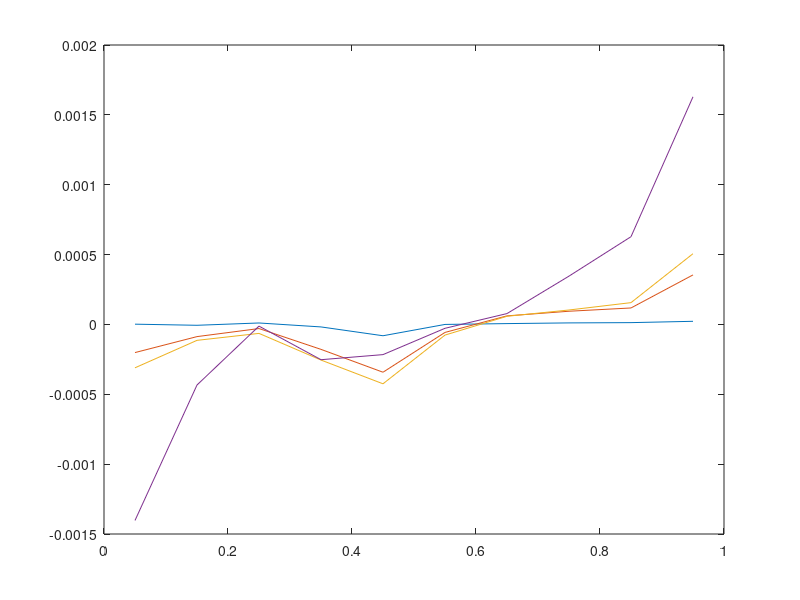

MATLAB code to generate this figure:
function TCParams=calibrateTC()
ticker='SDS';
if strcmp(ticker,'SPY')
    data=csvread('SPY.csv');
elseif strcmp(ticker,'SH')
    data=csvread('SH.csv');
elseif strcmp(ticker,'SSO')
    data=csvread('SSO.csv');
elseif strcmp(ticker,'SDS')
    data=csvread('SDS.csv');
elseif strcmp(ticker,'UPRO')
    data=csvread('UPRO.csv');
elseif strcmp(ticker,'SPXU')
    data=csvread('SPXU.csv');
end

data=data(data(:,1)>=0,:);
data=data(data(:,1)<=23400000,:);

timeStamp=data(:,1);
n=numel(timeStamp);
bid=data(:,2);
ask=data(:,3);
bidSize=data(:,4);
askSize=data(:,5);
imb=bidSize./(bidSize+askSize);
midPrice=(bid+ask)/2;

cleanData=zeros(n,7);
cleanData(:,1)=timeStamp;
cleanData(:,2)=imb;
cleanData(:,3)=midPrice;

for i=1:4
    i
    timeStampLag=timeStamp+10^(i-1);
    index=zeros(n,1);
    for j=1:n
        index(j)=find(data(:,1)<=timeStampLag(j),1,'last');
    end
    cleanData(:,3+i)=midPrice(index);
end

numBucket=10;
imbBucket=0:1/numBucket:1;
midPriceChangeBucketAve=zeros(numBucket,4);
for i=1:4
    midPriceChange=cleanData(:,3+i)-cleanData(:,3);
    for j=1:numel(imbBucket)-1
        midPriceChangeBucketAvg(j,i)=mean(midPriceChange(and(imb>=imbBucket(j),imb<imbBucket(j+1))));
    end
end
bucketAvg=(imbBucket(1:end-1)+imbBucket(2:end))/2;

plot(bucketAvg,midPriceChangeBucketAvg);
%TCParams=regress(midPriceChangeBucketAvg',[ones(size(bucketAvg')),bucketAvg']);